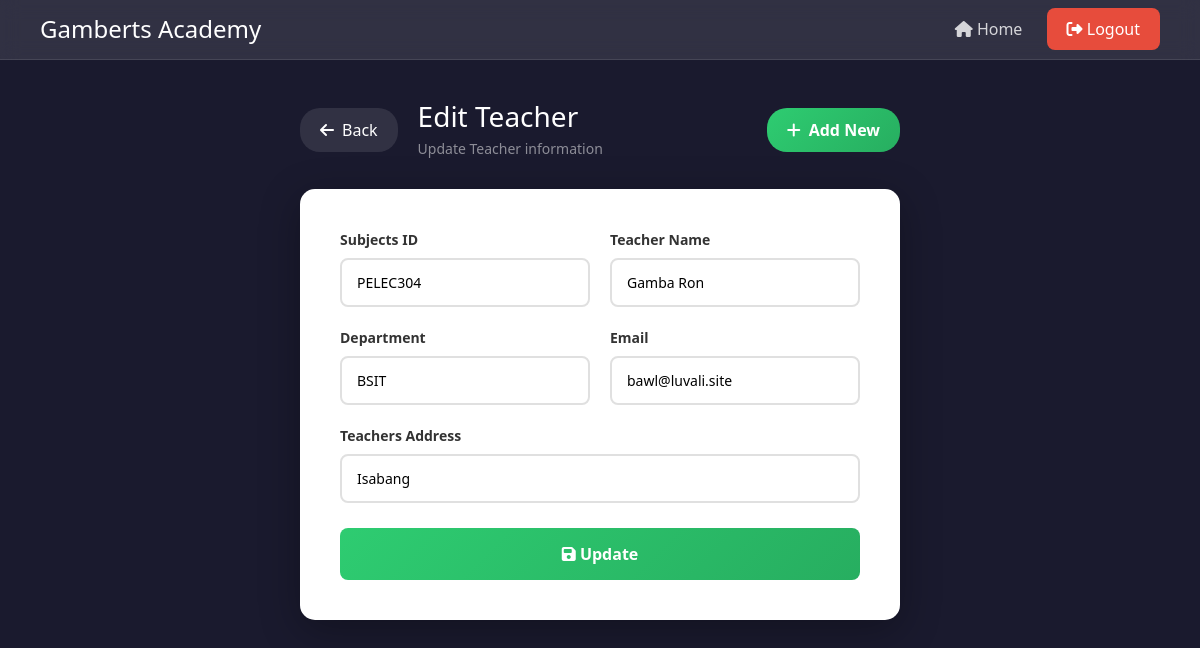
Page /Teacher_Edit/1/ on the committed database.
### online_enrollment/models.py (models this page shows, shortened)
class Teacher(models.Model):
    subjects_id = models.CharField(max_length=100)
    name = models.CharField(max_length=100)
    department = models.CharField(max_length=100)
    email = models.EmailField(max_length=100)
    address = models.CharField(max_length=100)

### online_enrollment/views.py (the view)
# urls.py: path('Teacher_Edit/<int:pk>/', views.edit_teacher, name='Teacher_Edit'),
def edit_teacher(request, pk):
    teacher = get_object_or_404(Teacher, pk=pk)
    if request.method == 'POST':
        form = Teacher_Form_Edit(request.POST, instance=teacher)
        if form.is_valid():
            form.save()
            return redirect('Test_Teacher')
        else:
            messages.error(request, "There was an error with your submission.")
    else:
        form = Teacher_Form_Edit(instance=teacher)
    return render(request,'online_enrollment//Teacher_Edit.html', {'form': form, 'teacher': teacher})

### online_enrollment/forms.py
class Teacher_Form_Edit(forms.ModelForm):
    class Meta:
        model = Teacher
        fields = ['subjects_id','name','department','email','address']
    def __init__(self, *args, **kwargs):
        super().__init__(*args, **kwargs)
        for field in self.fields.values():
            field.widget.attrs.update({
                'style': 'width:100%; padding:12px 15px; border:2px solid #e0e0e0; border-radius:8px; font-size:14px; box-sizing:border-box;'
            })

### online_enrollment/templates/online_enrollment/Teacher_Edit.html (shortened to what this page needs)
<!DOCTYPE html>
<html lang="en">
<head>
    <link href="https://cdn.jsdelivr.net/npm/bootstrap@5.3.8/dist/css/bootstrap.min.css" rel="stylesheet">
    <link href="https://cdnjs.cloudflare.com/ajax/libs/font-awesome/6.4.0/css/all.min.css" rel="stylesheet">
</head>
<body>
    <nav class="navbar-custom">
        <div class="brand">
            <h1>Gamberts Academy</h1>
        </div>
        <div>
            <a href="{% url 'Home' %}"><i class="fas fa-home"></i> Home</a>
            <a href="{% url 'Logout' %}" class="btn-logout"><i class="fas fa-sign-out-alt"></i> Logout</a>
        </div>
    </nav>
    <div class="main-content">
        <div class="page-header">
            <div class="header-left">
                <a href="{% url 'Test_Teacher' %}" class="btn-back"><i class="fas fa-arrow-left"></i> Back</a>
                <div class="page-title">
                    <h2>Edit Teacher</h2>
                    <p>Update Teacher information</p>
                </div>
            </div>
            <a href="{% url 'Teacher_Form' %}" class="btn-add"><i class="fas fa-plus"></i> Add New</a>
        </div>
        <div class="box">
            <form method="POST">
                <div class="form-grid">
                    <div class="form-group">
                        <label>Subjects ID</label>
                        {{ form.subjects_id }}
                    </div>
                    <div class="form-group">
                        <label>Teacher Name</label>
                        {{ form.name }}
                    </div>
                    <div class="form-group">
                        <label>Department</label>
                        {{ form.department }}
                    </div>
                    <div class="form-group">
                        <label>Email</label>
                        {{ form.email }}
                    </div>
                    <div class="form-group full-width">
                        <label>Teachers Address</label>
                        {{ form.address }}
                    </div>
                </div>
                <div class="btn-group">
                    <button type="submit" class="btn-update"><i class="fas fa-save"></i> Update</button>
                </div>
            </form>
        </div>
    </div>
</body>
</html>

### online_enrollment/templates/online_enrollment/Teacher_Edit.html (style rules this page uses)
body { font-family: 'Segoe UI', Tahoma, Geneva, Verdana, sans-serif; background: #1a1a2e; min-height: 100vh; margin: 0; }
.navbar-custom { background: rgba(255,255,255,0.1); backdrop-filter: blur(10px); padding: 15px 40px; display: flex; justify-content: space-between; align-items: center; border-bottom: 1px solid rgba(255,255,255,0.1); }
.brand h1 { color: white; font-size: 24px; margin: 0; }
.navbar-custom a { color: rgba(255,255,255,0.8); text-decoration: none; padding: 10px 20px; border-radius: 8px; transition: 0.3s; }
.btn-logout { background: #e74c3c; color: white !important; padding: 10px 25px; border-radius: 25px; }
.main-content { padding: 40px; display: flex; flex-direction: column; align-items: center; }
.page-header { display: flex; justify-content: space-between; align-items: center; margin-bottom: 30px; width: 100%; max-width: 600px; }
.header-left { display: flex; align-items: center; gap: 20px; }
.page-title h2 { color: white; font-size: 28px; margin: 0; }
.page-title p { color: rgba(255,255,255,0.5); margin: 5px 0 0 0; font-size: 14px; }
.btn-back { background: rgba(255,255,255,0.1); color: white; padding: 10px 20px; border-radius: 20px; text-decoration: none; display: flex; align-items: center; gap: 8px; }
.btn-add { background: linear-gradient(135deg, #2ecc71, #27ae60); color: white !important; padding: 10px 20px; border-radius: 20px; text-decoration: none; display: flex; align-items: center; gap: 8px; font-weight: 600; }
.box { background: white; padding: 40px; border-radius: 15px; width: 100%; max-width: 600px; box-shadow: 0 10px 40px rgba(0,0,0,0.3); }
.form-grid { display: grid; grid-template-columns: 1fr 1fr; gap: 20px; }
.form-group { display: flex; flex-direction: column; }
.form-group.full-width { grid-column: span 2; }
.form-group label { margin-bottom: 8px; color: #333; font-weight: 600; font-size: 14px; }
.form-group input, .form-group select { width: 100%; padding: 12px 15px; border: 2px solid #e0e0e0; border-radius: 8px; font-size: 14px; transition: 0.3s; box-sizing: border-box; }
.btn-group { display: flex; gap: 15px; margin-top: 25px; }
.btn-update { flex: 1; padding: 14px; background: linear-gradient(135deg, #2ecc71, #27ae60); color: white; border: none; border-radius: 8px; cursor: pointer; font-size: 16px; font-weight: 600; transition: 0.3s; }

### rows in the picture
Teacher: subjects_id "PELEC304", name "Gamba Ron", department "BSIT", email "bawl@luvali.site", address "Isabang"
